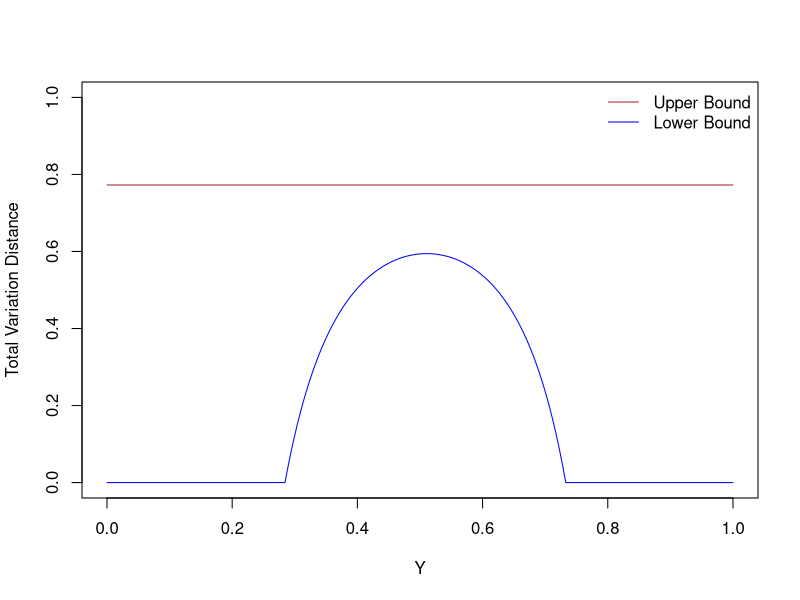

Write the R code that produced this figure.
set.seed(1234)

lb_TV = function(x, y){
  b = 1 - (3 - 4*exp(-1))/(1260* y^4 * (1-y)^4 * ((1 - exp(-1)) + y*(1 - 2*exp(-1))))
  if(b < 0){
    b = 0
  }
  return(b)
}

ub_TV = function(x, y){
  b1 = 1 - 2*(3 - 4*exp(-1))/(5*(6 - 9*exp(-1)))
  return(b1)
}

y_grid = seq(1, 1e4, 1)/1e4
x_grid = seq(1, 1e4, 1)/1e4

lb_grid = rep(0, 1e4)
ub_grid = rep(0, 1e4)

for(i in 1: 1e4){
  lb_grid[i] = lb_TV(x_grid[i], y_grid[i])
  ub_grid[i] = ub_TV(x_grid[i], y_grid[i])
}
sum(lb_grid > ub_grid)

pdf("Lower_Upper_bound_2.pdf", width = 5, height = 5)

plot(y_grid, lb_grid, xlab = "Y", ylab = "Total Variation Distance",
 ylim = c(0, 1), lwd = 1, type = "l", col = "blue")
lines(y_grid, ub_grid, col = "brown", lwd = 1)

legend("topright", bty = "n", legend = c("Upper Bound", "Lower Bound"),
 col = c("brown", "blue"), lty = 1, cex = 1)

dev.off()
